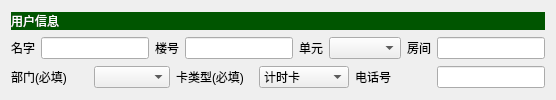
                   <widget class="QWidget" name="two_12" native="true">
                    <layout class="QVBoxLayout" name="verticalLayout_29" stretch="1,1,1">
                     <item>
                      <widget class="QLabel" name="label_172">
                       <property name="sizePolicy">
                        <sizepolicy hsizetype="Preferred" vsizetype="Fixed">
                         <horstretch>0</horstretch>
                         <verstretch>0</verstretch>
                        </sizepolicy>
                       </property>
                       <property name="styleSheet">
                        <string notr="true">QLabel
{
border-style:none;
font: 9pt &quot;微软雅黑&quot;;
background-color: rgb(0,85 , 0);
color: rgba(255, 255, 255, 255);
 }</string>
                       </property>
                       <property name="text">
                        <string>用户信息</string>
                       </property>
                      </widget>
                     </item>
                     <item>
                      <layout class="QHBoxLayout" name="horizontalLayout_69">
                       <item>
                        <widget class="QLabel" name="label_173">
                         <property name="sizePolicy">
                          <sizepolicy hsizetype="Preferred" vsizetype="Fixed">
                           <horstretch>0</horstretch>
                           <verstretch>0</verstretch>
                          </sizepolicy>
                         </property>
                         <property name="text">
                          <string>名字</string>
                         </property>
                        </widget>
                       </item>
                       <item>
                        <widget class="QLineEdit" name="lineEdit_33">
                         <property name="styleSheet">
                          <string notr="true"/>
                         </property>
                        </widget>
                       </item>
                       <item>
                        <widget class="QLabel" name="label_174">
                         <property name="sizePolicy">
                          <sizepolicy hsizetype="Fixed" vsizetype="Preferred">
                           <horstretch>0</horstretch>
                           <verstretch>0</verstretch>
                          </sizepolicy>
                         </property>
                         <property name="text">
                          <string>楼号</string>
                         </property>
                        </widget>
                       </item>
                       <item>
                        <widget class="QLineEdit" name="lineEdit_34">
                         <property name="styleSheet">
                          <string notr="true"/>
                         </property>
                        </widget>
                       </item>
                       <item>
                        <widget class="QLabel" name="label_175">
                         <property name="sizePolicy">
                          <sizepolicy hsizetype="Fixed" vsizetype="Preferred">
                           <horstretch>0</horstretch>
                           <verstretch>0</verstretch>
                          </sizepolicy>
                         </property>
                         <property name="text">
                          <string>单元</string>
                         </property>
                        </widget>
                       </item>
                       <item>
                        <widget class="QComboBox" name="comboBox_27">
                         <property name="styleSheet">
                          <string notr="true"/>
                         </property>
                        </widget>
                       </item>
                       <item>
                        <widget class="QLabel" name="label_176">
                         <property name="sizePolicy">
                          <sizepolicy hsizetype="Fixed" vsizetype="Preferred">
                           <horstretch>0</horstretch>
                           <verstretch>0</verstretch>
                          </sizepolicy>
                         </property>
                         <property name="text">
                          <string>房间</string>
                         </property>
                        </widget>
                       </item>
                       <item>
                        <widget class="QLineEdit" name="lineEdit_35">
                         <property name="styleSheet">
                          <string notr="true"/>
                         </property>
                        </widget>
                       </item>
                      </layout>
                     </item>
                     <item>
                      <layout class="QHBoxLayout" name="horizontalLayout_70">
                       <item>
                        <widget class="QLabel" name="label_177">
                         <property name="text">
                          <string>部门(必填)</string>
                         </property>
                        </widget>
                       </item>
                       <item>
                        <widget class="QComboBox" name="comboBox_28"/>
                       </item>
                       <item>
                        <widget class="QLabel" name="label_178">
                         <property name="text">
                          <string>卡类型(必填)</string>
                         </property>
                        </widget>
                       </item>
                       <item>
                        <widget class="QComboBox" name="comboBox_29">
                         <property name="styleSheet">
                          <string notr="true"/>
                         </property>
                         <item>
                          <property name="text">
                           <string>计时卡</string>
                          </property>
                         </item>
                         <item>
                          <property name="text">
                           <string>计次卡</string>
                          </property>
                         </item>
                         <item>
                          <property name="text">
                           <string>计时几次卡</string>
                          </property>
                         </item>
                         <item>
                          <property name="text">
                           <string>多梯卡</string>
                          </property>
                         </item>
                         <item>
                          <property name="text">
                           <string>全通卡</string>
                          </property>
                         </item>
                        </widget>
                       </item>
                       <item>
                        <widget class="QLabel" name="label_179">
                         <property name="text">
                          <string>电话号</string>
                         </property>
                        </widget>
                       </item>
                       <item>
                        <widget class="QLineEdit" name="lineEdit_36">
                         <property name="sizePolicy">
                          <sizepolicy hsizetype="Preferred" vsizetype="Fixed">
                           <horstretch>0</horstretch>
                           <verstretch>0</verstretch>
                          </sizepolicy>
                         </property>
                        </widget>
                       </item>
                      </layout>
                     </item>
                    </layout>
                   </widget>
